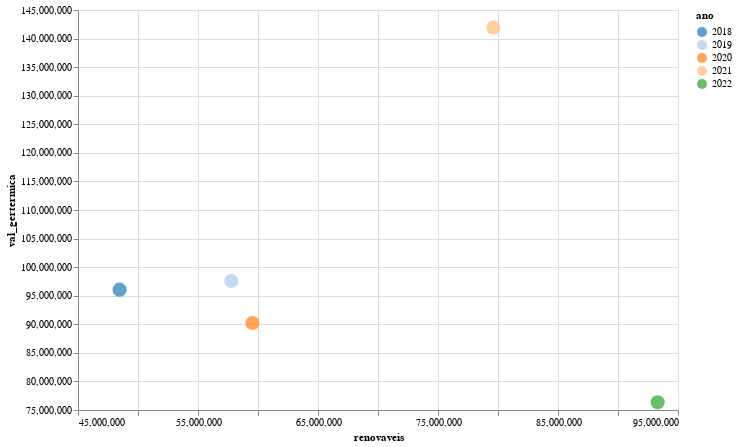

This figure's notebook cell:
### Code cell
alt.Chart(data = df)\
  .mark_circle(size=200)\
  .encode(
    alt.X('renovaveis',scale=alt.Scale(zero=False)),
    alt.Y('val_gertermica',scale=alt.Scale(zero=False, padding=1)),
    color = alt.Color("ano", scale=alt.Scale(scheme="category20")),
    tooltip = ['ano', 'val_gertermica', 'renovaveis']
).properties(width=600, height=400).interactive()

### Figure 1 — Vega-Lite specification as saved in the notebook (floating-point values rounded to 4 significant figures)
{"config": {"view": {"continuousWidth": 400, "continuousHeight": 300}}, "data": {"name": "data-550c2636dd1228282291a74db932240f"}, "mark": {"type": "circle", "size": 200}, "encoding": {"color": {"field": "ano", "scale": {"scheme": "category20"}, "type": "nominal"}, "tooltip": [{"field": "ano", "type": "nominal"}, {"field": "val_gertermica", "type": "quantitative"}, {"field": "renovaveis", "type": "quantitative"}], "x": {"field": "renovaveis", "scale": {"zero": false}, "type": "quantitative"}, "y": {"field": "val_gertermica", "scale": {"padding": 1, "zero": false}, "type": "quantitative"}}, "height": 400, "selection": {"selector002": {"type": "interval", "bind": "scales", "encodings": ["x", "y"]}}, "width": 600, "$schema": "https://vega.github.io/schema/vega-lite/v4.17.0.json", "datasets": {"data-550c2636dd1228282291a74db932240f": [{"ano": 2018, "val_gertermica": 96060000.0, "renovaveis": 48470000.0}, {"ano": 2019, "val_gertermica": 97570000.0, "renovaveis": 57770000.0}, {"ano": 2020, "val_gertermica": 90220000.0, "renovaveis": 59540000.0}, {"ano": 2021, "val_gertermica": 141900000.0, "renovaveis": 79610000.0}, {"ano": 2022, "val_gertermica": 76350000.0, "renovaveis": 93300000.0}]}}
